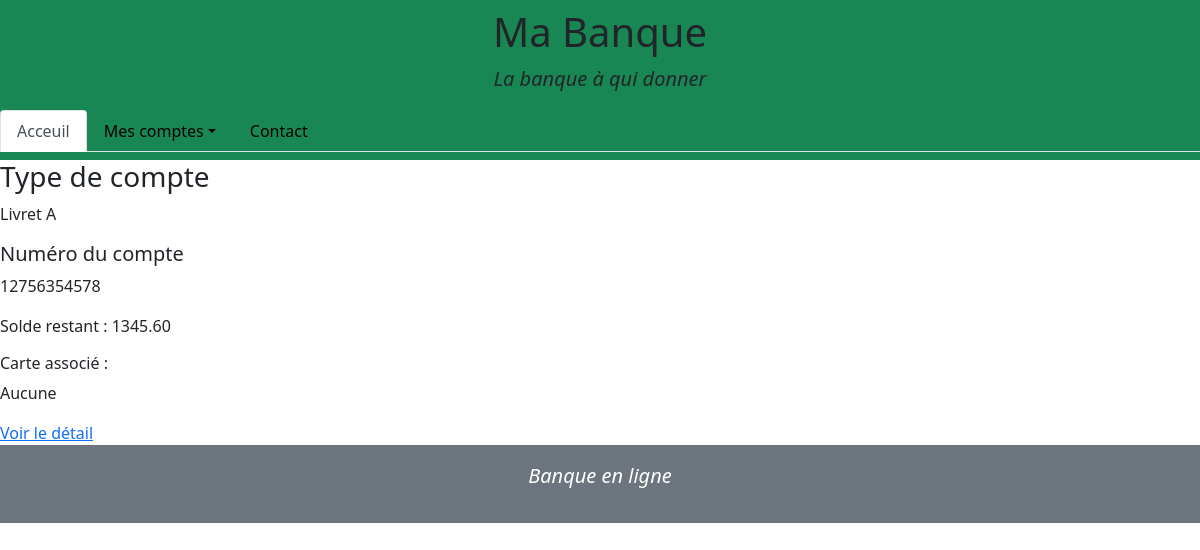
Screenshot of /singleAccount.php?id=3 with the database file from the repository.
### tables this page shows
CREATE TABLE account (
    id INT UNSIGNED NOT NULL AUTO_INCREMENT,
    account_type VARCHAR(50) NOT NULL,
    create_date TIMESTAMP NOT NULL,
    account_number VARCHAR(11) NOT NULL,
    amount DECIMAL(10,2) NOT NULL,
    uncover_permission INT(20),
    customer_id INT UNSIGNED NOT NULL,
    PRIMARY KEY (id),
    FOREIGN KEY (customer_id) REFERENCES customer(id)
);

### model/accounts.php (called while the page is built, shortened)
<?php
function getAccount(PDO $db, int $id) {
    $query = $db->prepare(
        "SELECT * FROM account AS a
        LEFT JOIN credit_card AS c
        ON  c.account_id = a.id
        WHERE a.id=:id"
    );
    $query->execute([
        "id" => $id
    ]);
    $result = $query->fetchAll(PDO::FETCH_ASSOC);
    return $result;
}
?>

### singleAccount.php (the view, shortened to what this page needs)
<?php
include "layout/header.php";
require "model/connexion.php";
require "model/accounts.php";
if(isset($_GET["id"]) && !empty($_GET["id"])) {
    $account = getAccount($db, $_GET["id"]);
}
    else {
        header("Location:index.php");
    }
if(($account[0]["card_type"])==NULL){
    $account[0]["card_type"]= "Aucune";
}
?>
<h3>Type de compte</h3>
<p><?php echo $account[0]["account_type"];?></p>
<h5>Numéro du compte</h5>
<p><?php echo $account[0]["account_number"];?></p>
<p>Solde restant : <?php echo $account[0]["amount"];?></p>
<h6>Carte associé :</h6>
<p><?php echo $account[0]["card_type"];?></p>
<a href="singleCard.php?id=<?php echo $account[0]["id"]?>">Voir le détail</a>
<?php
    include "layout/footer.php";
?>

### rows the page displays
account: account_type "Livret A", account_number "12756354578", amount "1345.60"

### other values shown
$account[0]["card_type"] "Aucune"
